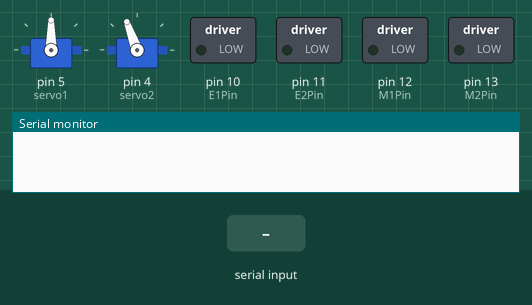
Recording of a sketch running on a simulated Arduino Uno, built with avr-gcc and run on an emulated ATmega328P. On the bench: 2 × servo, switched loads named in the sketch (green lamp = pin HIGH), the last lines printed to the serial monitor. Dashed ring = blinking. The inputs (shaded band) are chosen by the test bench.

Above: at 1.2 s.
1.3 s: "k" received over the second serial link
At 1.4 s:
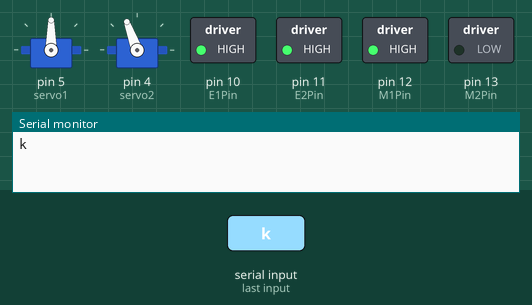
4.3 s: "a" received over the second serial link
At 5.5 s:
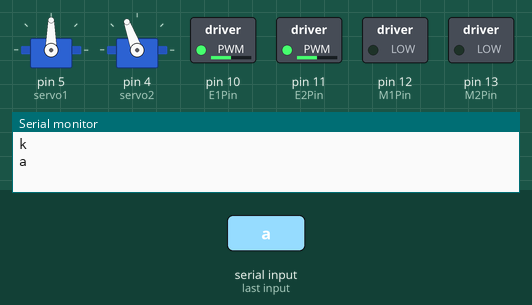
6.0 s: "d" received over the second serial link
At 6.6 s:
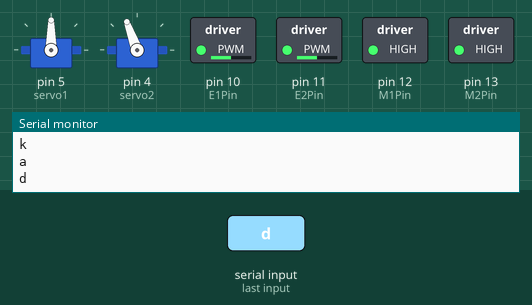
7.5 s: "s" received over the second serial link
At 8.7 s:
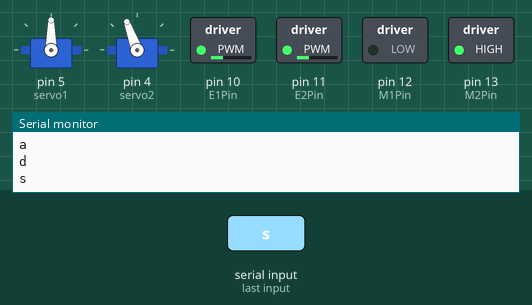
9.0 s: "w" received over the second serial link
At 10.1 s:
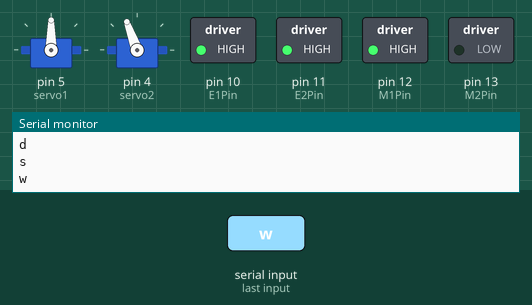
10.5 s: "o" received over the second serial link
At 11.2 s:
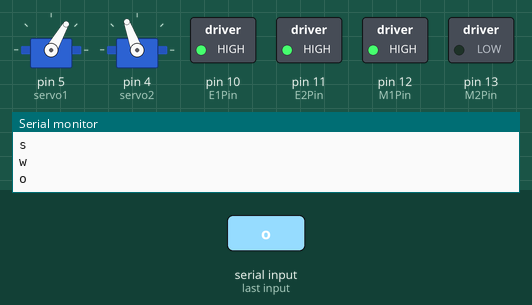
Timing chart, 0 to 13.0 s (numbered marks = the images above; inputs shaded):
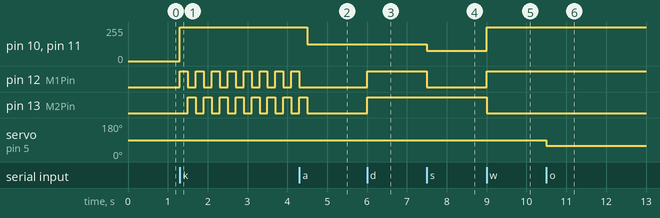

The sketch:

sketch_jun25c.ino
```cpp
#include <SoftwareSerial.h>
#include <Servo.h>

/** Set control port **/
const int E1Pin = 10;
const int M1Pin = 12;
const int E2Pin = 11;
const int M2Pin = 13;

/** Inner definition **/
typedef struct {
  byte enPin;
  byte directionPin;
} MotorControl;

const int M1 = 1;
const int M2 = 0;
const int MotorNum = 2;

const MotorControl MotorPin[] = { {E1Pin, M1Pin}, {E2Pin, M2Pin} };

const int Forward = LOW;
const int Backward = HIGH;

Servo servo1; // First servo
Servo servo2; // Second servo

int bttx = 7;  // tx of Bluetooth module is connected to pin 7 of Arduino
int btrx = 6;  // rx of Bluetooth module is connected to pin 6 of Arduino
SoftwareSerial bluetooth(bttx, btrx);

void setup() {
  pinMode(E1Pin, OUTPUT);
  pinMode(M1Pin, OUTPUT);
  pinMode(E2Pin, OUTPUT);
  pinMode(M2Pin, OUTPUT);
  digitalWrite(E1Pin, LOW);
  digitalWrite(M1Pin, LOW);
  digitalWrite(E2Pin, LOW);
  digitalWrite(M2Pin, LOW);

  servo1.attach(5);   // First servo is connected to pin 5
  servo2.attach(4);   // Second servo is connected to pin 4
  servo1.write(90);   // Initialize the first servo to the middle position
  servo2.write(110);   // Initialize the second servo to the middle position
  Serial.begin(9600);
  bluetooth.begin(9600);
  initMotor();

  stopAllMotors(); // Stop all motors at start
}

void loop() {
  if (bluetooth.available() > 0) { // If Bluetooth module is transmitting data
    char command = bluetooth.read(); // Read the data from Bluetooth module
    Serial.println(command);

    switch (command) {
      case 'a':
        startMotors_3(Forward, Forward);
        break;
      case 'd':
        startMotors_3(Backward, Backward);
        break;
      case 's':
        startMotors_2(Backward, Forward);
        break;
      case 'w':
        startMotors(Forward, Backward);
        break;
      case 'o':
        servo1.write(60); // Move first servo to position 0
        break;
      case 'n':
        servo1.write(20); // Move first servo to position 180
        break;
      case 'm': // Up shovel position
        servo2.write(0); // Move second servo to position 90
        break;
      case 'p': // Down shovel position
        servo2.write(120); // Move second servo to position 180
        break;
      case 'z':
        stopAllMotors();
        break;

      case 'k': // fucntion to shake the butt of the robot.
        shakeRobot();
        break;
    }
  }
}

void startMotors(int direction1, int direction2) {
  setMotorDirection(M1, direction1);
  setMotorDirection(M2, direction2);
  setMotorSpeed(M1, 100);
  setMotorSpeed(M2, 100);
}

void startMotors_2(int direction1, int direction2) {
  setMotorDirection(M1, direction1);
  setMotorDirection(M2, direction2);
  setMotorSpeed(M1, 30);
  setMotorSpeed(M2, 30);
}

void startMotors_3(int direction1, int direction2) {
  setMotorDirection(M1, direction1);
  setMotorDirection(M2, direction2);
  setMotorSpeed(M1, 50);
  setMotorSpeed(M2, 50);
}

void initMotor() {
  for (int i = 0; i < MotorNum; i++) {
    digitalWrite(MotorPin[i].enPin, LOW);
    pinMode(MotorPin[i].enPin, OUTPUT);
    pinMode(MotorPin[i].directionPin, OUTPUT);
  }
}

void stopAllMotors() {
  setMotorSpeed(M1, 0);
  setMotorSpeed(M2, 0);
  setMotorDirection(M1, Forward);  // Set initial direction to forward
  setMotorDirection(M2, Forward);  // Set initial direction to forward
}

void setMotorDirection(int motorNumber, int direction) {
  digitalWrite(MotorPin[motorNumber].directionPin, direction);
}

inline void setMotorSpeed(int motorNumber, int speed) {
  analogWrite(MotorPin[motorNumber].enPin, 255.0 * (speed / 100.0)); // PWM
}

void shakeRobot() {
  unsigned long startTime = millis();
  while (millis() - startTime < 3000) { // Shake for 3 seconds
    startMotors(Forward, Backward); // Run motors in opposite directions
    delay(200); // Wait for 200 milliseconds
    startMotors(Backward, Forward); // Run motors in opposite directions
    delay(200); // Wait for 200 milliseconds
  }
  stopAllMotors(); // Stop all motors after shaking
}
```

Measured:
- after the input at 1.3 s, pin 10 (E1Pin), pin 11 (E2Pin): 0/255 → 255/255 at once; pin 12 (M1Pin): alternates HIGH for 0.20 s and LOW for 0.20 s, starting at once; pin 13 (M2Pin): alternates HIGH for 0.20 s and LOW for 0.20 s, starting after 0.20 s
- after the input at 4.3 s, pin 10 (E1Pin), pin 11 (E2Pin): 255/255 → 127/255 after 0.20 s
- after the input at 6.0 s, pin 12 (M1Pin), pin 13 (M2Pin): LOW → HIGH at once
- after the input at 7.5 s, pin 10 (E1Pin), pin 11 (E2Pin): 127/255 → 76/255 at once; pin 12 (M1Pin): HIGH → LOW at once
- after the input at 9.0 s, pin 10 (E1Pin), pin 11 (E2Pin): 76/255 → 255/255 at once; pin 12 (M1Pin): LOW → HIGH at once; pin 13 (M2Pin): HIGH → LOW at once
- after the input at 10.5 s, servo on pin 5 (servo1): 90° → 60° at once
